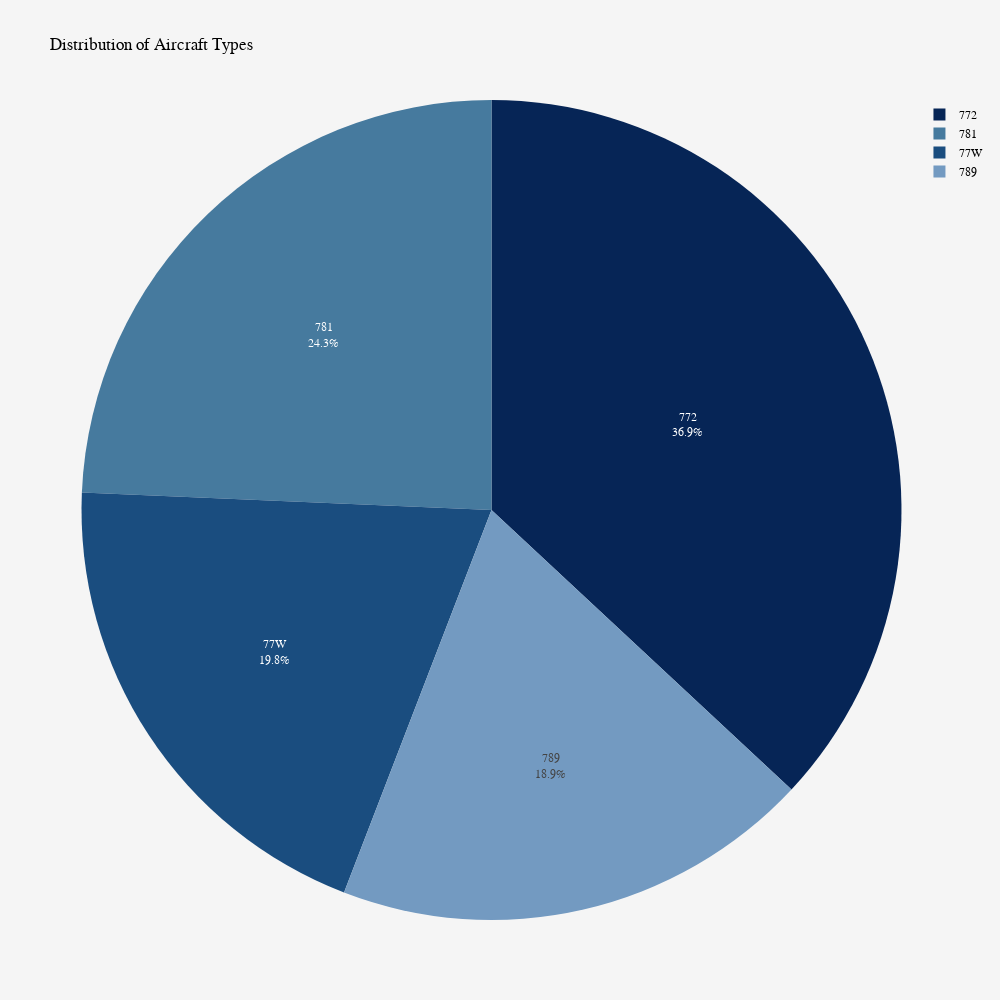

The notebook cell this image was saved under:
### Code cell
aircraft_type_data = combined_results[:-2].groupby('Aircraft Type').size().reset_index(name='Count')

# Calculate percentage
total_count = sum(aircraft_type_data['Count'])
percentages = [count / total_count * 100 for count in aircraft_type_data['Count']]

# Prepare data for Plotly
fig = go.Figure()

# Add pie trace
fig.add_trace(go.Pie(
    labels=aircraft_type_data['Aircraft Type'],
    values=aircraft_type_data['Count'],
    textinfo='label+percent',
    insidetextorientation='horizontal',
    marker=dict(colors=['#062556', '#1a4d7f', '#467a9e', '#739ac1'])
))

# Update layout
fig.update_layout(
    title='Distribution of Aircraft Types',
    template='plotly_white',
    plot_bgcolor='rgb(230, 230, 230)',
    paper_bgcolor='rgb(245, 245, 245)',
    font=dict(family='Arial, sans-serif', size=12, color='black'),
    height=1000,
    width=1000
)

fig.show()

### Figure 1 — Plotly figure (JSON) as saved in the notebook; plotly's stock layout.template omitted (floating-point values rounded to 4 significant figures)
{"data": [{"insidetextorientation": "horizontal", "labels": ["772", "77W", "781", "789"], "marker": {"colors": ["#062556", "#1a4d7f", "#467a9e", "#739ac1"]}, "textinfo": "label+percent", "type": "pie", "values": [41, 22, 27, 21]}], "layout": {"font": {"color": "black", "family": "Arial, sans-serif", "size": 12}, "height": 1000, "paper_bgcolor": "rgb(245, 245, 245)", "plot_bgcolor": "rgb(230, 230, 230)", "title": {"text": "Distribution of Aircraft Types"}, "width": 1000}}
